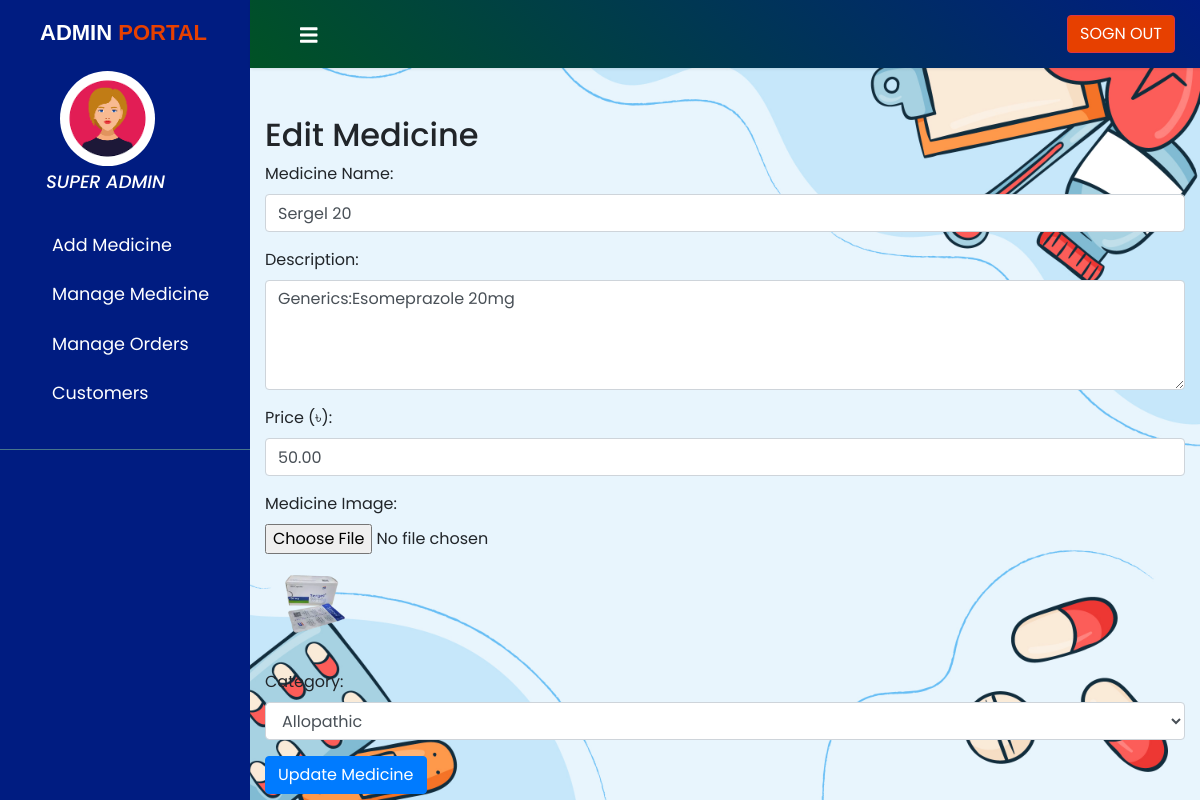
Page /admin/editMedicine.php?id=19 on the committed database.
### tables this page shows
CREATE TABLE `products` (
  `id` int(11) NOT NULL,
  `name` varchar(255) NOT NULL,
  `description` text DEFAULT NULL,
  `price` decimal(10,2) NOT NULL,
  `image` varchar(255) DEFAULT NULL,
  `category` varchar(255) NOT NULL
);

### admin/editMedicine.php (the view, shortened to what this page needs)
<?php
include 'inc/header.php';
include '../connection/db_connection.php';
if (isset($_GET['id']) && !empty($_GET['id'])) {
    $medicine_id = $_GET['id'];
    $sql = "SELECT * FROM products WHERE id = $medicine_id";
    $result = $conn->query($sql);
    if ($result->num_rows == 1) {
        $medicine = $result->fetch_assoc();
    } else {
        echo '<div class="container mt-5"><p class="alert alert-danger">Medicine not found.</p></div>';
        include 'inc/footer.php';
        exit();
    }
} else {
    echo '<div class="container mt-5"><p class="alert alert-danger">Invalid request.</p></div>';
    include 'inc/footer.php';
    exit();
}
?>
<div class="container mt-5">
    <h2>Edit Medicine</h2>
    <form action="updateMedicine.php" method="post" enctype="multipart/form-data">
        <div class="form-group">
            <label for="name">Medicine Name:</label>
            <input type="text" class="form-control" id="name" name="name" value="<?php echo $medicine['name']; ?>" required>
        </div>
        <div class="form-group">
            <label for="description">Description:</label>
            <textarea class="form-control" id="description" name="description" rows="4" required><?php echo $medicine['description']; ?></textarea>
        </div>
        <div class="form-group">
            <label for="price">Price (৳):</label>
            <input type="number" class="form-control" id="price" name="price" min="0.01" step="0.01" value="<?php echo $medicine['price']; ?>" required>
        </div>
        <div class="form-group">
            <label for="image">Medicine Image:</label>
            <input type="file" class="form-control-file" id="image" name="image" accept="image/*">
            <img src="uploads/<?php echo $medicine['image']; ?>" alt="<?php echo $medicine['name']; ?>" style="max-width: 100px;">
        </div>
        <div class="form-group">
            <label for="category">Category:</label>
            <select name="category" id="category" class="form-control">
                <option value="2" <?php echo ($medicine['category'] == 2) ? 'selected' : ''; ?>>Allopathic</option>
            </select>
        </div>
        <input type="submit" class="btn btn-primary" value="Update Medicine">
    </form>
</div>
<?php
include 'inc/footer.php';
?>

### admin/style.css (style rules this page uses)
body { font-family: 'Poppins', sans-serif; }

### rows in the picture
products: name "Sergel 20", description "Generics:Esomeprazole 20mg", price "50.00", image (picture), category "Allopathic"
